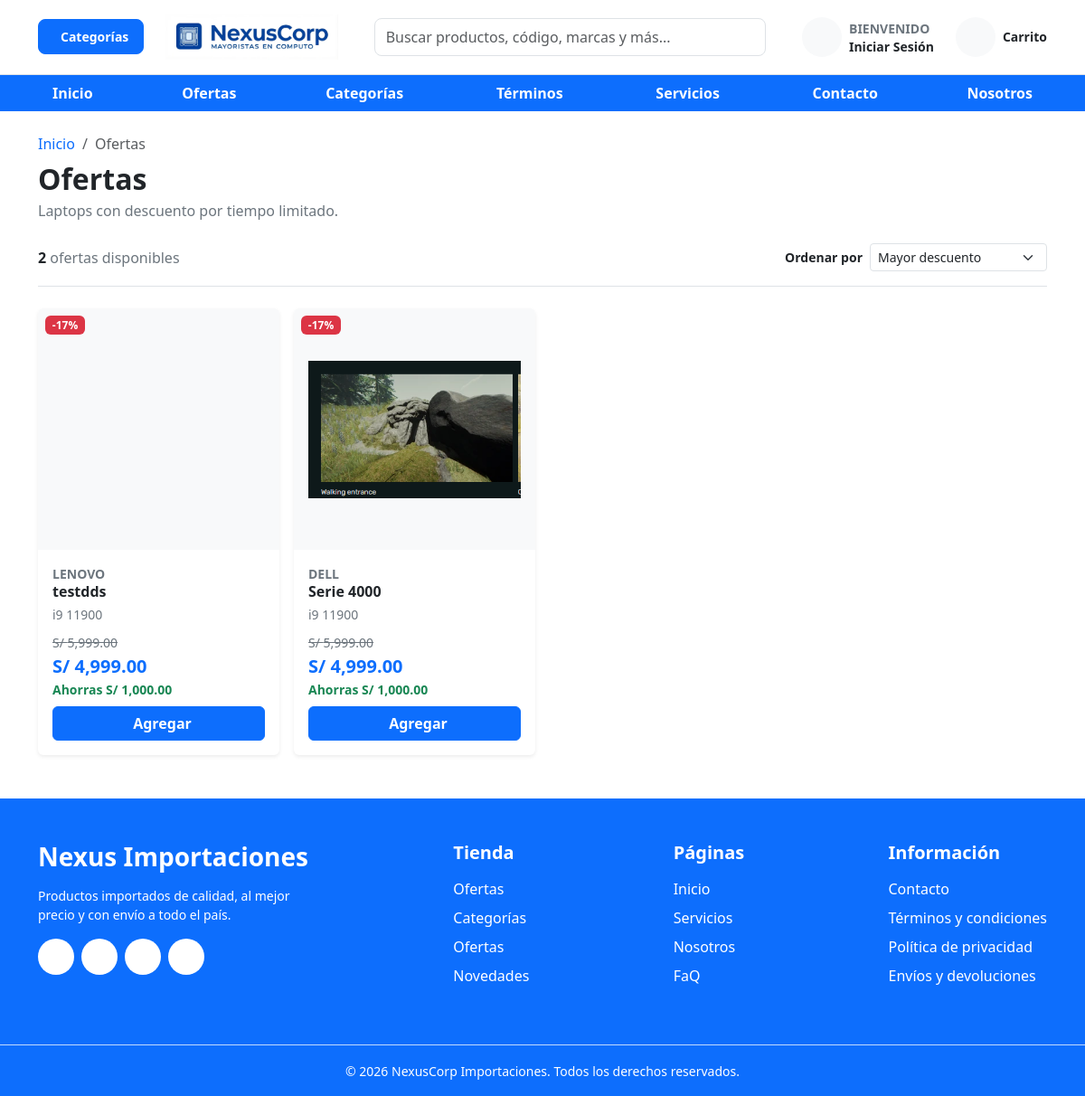
/src/pages/ofertas.php, run on the app's committed database.
### tables this page shows
CREATE TABLE laptops (
    numero_serie     VARCHAR(50)   PRIMARY KEY,             
    modelo           VARCHAR(100)  NOT NULL,
    descripcion      TEXT          NULL,                    
    procesador           VARCHAR(100)  NOT NULL,             
    tarjeta_grafica      VARCHAR(100)  NOT NULL,             
    ram_gb               SMALLINT UNSIGNED NOT NULL,        
    almacenamiento_gb    SMALLINT UNSIGNED NOT NULL,        
    tipo_almacenamiento  ENUM('SSD', 'HDD') NOT NULL DEFAULT 'SSD',
    precio           DECIMAL(10,2) NOT NULL,              
    precio_anterior  DECIMAL(10,2) NULL,                 
    id_fabricante    INT UNSIGNED  NOT NULL,
    foto             VARCHAR(255)  NULL,                    
    activo           TINYINT(1)    NOT NULL DEFAULT 1,    
    creado_en        TIMESTAMP     NOT NULL DEFAULT CURRENT_TIMESTAMP

                        
);

CREATE TABLE fabricantes (
    id_fabricante      INT UNSIGNED AUTO_INCREMENT PRIMARY KEY,
    nombre_fabricante  VARCHAR(100) NOT NULL UNIQUE         
);

### src/pages/ofertas.php (the view, shortened to what this page needs)
<?php
    require_once __DIR__ . '/../conexion/conexion.php';
    $ordenes = [
        'descuento'   => '(l.precio_anterior - l.precio) / l.precio_anterior DESC',
        'precio_asc'  => 'l.precio ASC',
        'precio_desc' => 'l.precio DESC',
        'nuevas'      => 'l.creado_en DESC',
    ];
    $orden = $_GET['orden'] ?? 'descuento';
    $sqlOfertas = "SELECT l.numero_serie, l.modelo, l.procesador, l.precio, l.precio_anterior, l.foto, f.nombre_fabricante
                    FROM laptops l
                    JOIN fabricantes f ON f.id_fabricante = l.id_fabricante
                    WHERE l.activo = 1 AND l.precio_anterior IS NOT NULL
                    ORDER BY " . $ordenes[$orden];
    $ofertas = $conexion->query($sqlOfertas)->fetchAll(PDO::FETCH_ASSOC);
    $rutaFotosLaptops = __DIR__ . '/../../assets/imgs/laptops/';
    $urlFotosLaptops  = '/assets/imgs/laptops/';
?>
<!DOCTYPE html>
<html lang="es">
<?php include __DIR__ . '/../include/store/head.php'; ?>
<body>
    <?php include __DIR__ . '/../include/store/header.php'; ?>
    <main>
        <section class="container mt-4">
            <nav aria-label="breadcrumb">
                <ol class="breadcrumb small mb-2">
                    <li class="breadcrumb-item"><a href="/index.php" class="text-decoration-none">Inicio</a></li>
                    <li class="breadcrumb-item active" aria-current="page">Ofertas</li>
                </ol>
            </nav>
            <h1 class="fw-bold fs-2 mb-1">Ofertas</h1>
            <p class="text-secondary mb-0">Laptops con descuento por tiempo limitado.</p>
        </section>
        <section class="container mt-4">
            <div class="d-flex flex-wrap align-items-center justify-content-between gap-2 border-bottom pb-3">
                <span class="text-secondary"><strong class="text-dark"><?= count($ofertas) ?></strong> <?= count($ofertas) === 1 ? 'oferta disponible' : 'ofertas disponibles' ?></span>
                <form class="d-flex align-items-center gap-2" method="get">
                    <label for="orden" class="small fw-semibold text-nowrap mb-0">Ordenar por</label>
                    <select id="orden" name="orden" class="form-select form-select-sm" onchange="this.form.submit()">
                        <option value="descuento"   <?= $orden === 'descuento'   ? 'selected' : '' ?>>Mayor descuento</option>
                    </select>
                </form>
            </div>
        </section>
        <?php if (count($ofertas) > 0): ?>
        <section class="container mt-4">
            <div class="row row-cols-2 row-cols-md-3 row-cols-lg-4 g-3">
                <?php foreach ($ofertas as $oferta): ?>
                    <?php
                        $descuento = round(100 - $oferta['precio'] * 100 / $oferta['precio_anterior']);
                        $ahorro = $oferta['precio_anterior'] - $oferta['precio'];
                    ?>
                <div class="col">
                    <div class="card h-100 border-0 shadow-sm">
                        <div class="ratio ratio-1x1 bg-light rounded-top">
                            <?php if (!empty($oferta['foto']) && file_exists($rutaFotosLaptops . basename($oferta['foto']))): ?>
                                <img src="<?= $urlFotosLaptops . htmlspecialchars($oferta['foto']) ?>" alt="<?= htmlspecialchars($oferta['modelo']) ?>" class="object-fit-contain p-3">
                            <?php else: ?>
                                <div class="d-flex align-items-center justify-content-center">
                                </div>
                            <?php endif; ?>
                        </div>
                        <span class="badge bg-danger position-absolute top-0 start-0 m-2">-<?= $descuento ?>%</span>
                        <div class="card-body d-flex flex-column">
                            <small class="text-secondary fw-semibold text-uppercase"><?= htmlspecialchars($oferta['nombre_fabricante']) ?></small>
                            <h6 class="fw-semibold mb-1"><a href="#" class="stretched-link text-dark text-decoration-none"><?= htmlspecialchars($oferta['modelo']) ?></a></h6>
                            <small class="text-secondary mb-2"><?= htmlspecialchars($oferta['procesador']) ?></small>
                            <div class="mt-auto">
                                <small class="text-secondary text-decoration-line-through">S/ <?= number_format($oferta['precio_anterior'], 2) ?></small>
                                <p class="fw-bold fs-5 text-primary mb-0">S/ <?= number_format($oferta['precio'], 2) ?></p>
                                <small class="text-success fw-semibold d-block mb-2">Ahorras S/ <?= number_format($ahorro, 2) ?></small>
                                <a href="#" class="btn btn-primary w-100 fw-semibold d-flex align-items-center justify-content-center gap-2 position-relative z-2">
                                    <i class="fi fi-rr-shopping-cart d-flex"></i> Agregar
                                </a>
                            </div>
                        </div>
                    </div>
                </div>
                <?php endforeach; ?>
            </div>
        </section>
        <?php endif; ?>
    </main>
    <?php include __DIR__ . '/../include/store/footer.php'; ?>
</body>
</html>

### assets/css/media.css (style rules this page uses)
body { min-width: 320px; }

### data on the page
laptops: descuento "17", id_fabricante.nombre_fabricante "LENOVO", modelo "testdds", procesador "i9 11900", precio_anterior "5,999.00", precio "4,999.00", ahorro "1,000.00"
laptops: foto (picture), descuento "17", id_fabricante.nombre_fabricante "DELL", modelo "Serie 4000", procesador "i9 11900", precio_anterior "5,999.00", precio "4,999.00", ahorro "1,000.00"

### other printed values
count($ofertas) "2"
